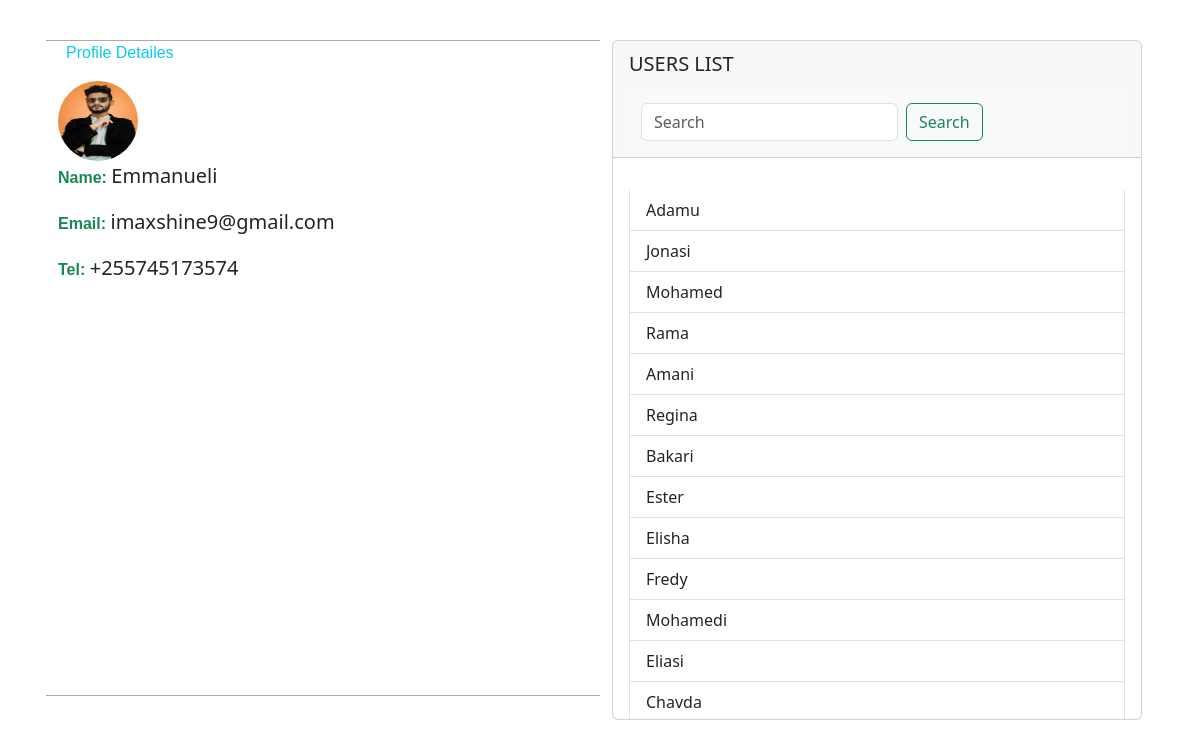
Page /dash.php (signed in) on the committed database.
### tables this page shows
CREATE TABLE `users` (
  `id` int(11) NOT NULL,
  `name` varchar(255) NOT NULL,
  `email` varchar(255) NOT NULL,
  `tel` double NOT NULL,
  `password` varchar(255) NOT NULL
);

### encrypt.php (called while the page is built)
<?php
function Encrypting($data)
{
    $cipher = 'AES-256-CBC';
    $key = 'Max_0089@all';
    $option = 0;
    $secret = sha1($key);
    $iv_encrypty = substr($secret,0,16);
    $encrypted = openssl_encrypt($data, $cipher, $key, $option, $iv_encrypty);
    return $encrypted;
}

### dash.php (the view, shortened to what this page needs)
<?php
    global $conn;
?>
<!DOCTYPE html>
<html lang="en">
<head>
    <link rel="stylesheet" href="styles.css">
    <link href="https://cdn.jsdelivr.net/npm/bootstrap@5.3.3/dist/css/bootstrap.min.css" rel="stylesheet"
>
</head>
<body>
    <div class="container my-4 myprofile">
                <div class="row myrow1 p-3">
                    <div class="col-sm-12 col-md-6 mb-4 detailesContainer">
                         <div>
                            <p class="mx-2 text-info profileTitle">profile detailes</p>
                         </div>
                        <div>
                            <img class="profile" src="profiles/profile.jpg" alt="profile">
                        </div>
                        <div>
                            <p>
                                <strong class="title text-success">Name: </strong>  <span class="lead"> <?php echo  ucfirst($_SESSION['user_name']) ?></span>
                            </p>
                        </div>
                        <div>
                            <p>
                            <strong class="title text-success">Email: </strong>  <span class="lead"> <?php echo   $_SESSION['user_email'] ?></span>
                            </p>
                        </div>
                         <div>
                            <p>
                            <strong class="title text-success">Tel: </strong>  <span class="lead"> <?php echo "+255" .  $_SESSION['user_phone'] ?></span>
                            </p>
                        </div>
                    </div>
                    <div class="col-sm-12 col-md-6">
                         <div class="card">
                            <div class="card-header">
                                <p class="text-uppercase lead">Users list</p>
                                        <nav class="navbar bg-body-tertiary">
                                            <div class="container-fluid">
                                                <form class="d-flex" role="search" action="#" method="post">
                                                <input class="form-control me-2" type="search" name="search" placeholder="Search" aria-label="Search">
                                                <button class="btn btn-outline-success" name="submit" type="submit">Search</button>
                                                </form>
                                            </div>
                                            </nav>
                            </div>
                            <div class="card-body usersBody">
                            <div class="list-group">
                                <?php
                                   $stmt = "SELECT * FROM `users`";
                                   $result = $conn->query($stmt);
                                   while ($row = $result->fetch_assoc()){
                                    ?>
                                    <?php
                                        include_once 'encrypt.php';
                                        $id3 = Encrypting($row['id']);
                                        $id4 = base64_encode($id3);
                                    ?>
                                    <a href="inbox.php?chart=<?php echo $id4; ?>" class="<?php if($_SESSION['user_id'] == $row['id']){echo "Tohide";} ?> list-group-item list-group-item-action"> <?php  $name1 = strtolower($row['name']); echo ucfirst($name1);  ?> </a>
                                    <?php
                                   }
                                   ?>
                                </div>
                            </div>
                         </div>
                    </div>
                </div>
    </div>
</body>
</html>

### styles.css (style rules this page uses)
.profile { width: 80px; height: 80px; border-radius: 40px; cursor: pointer; }
.usersBody { height: 45vh; overflow-y: scroll; }
.title { font-family: Verdana, Geneva, Tahoma, sans-serif; }
.detailesContainer { border-top: 1px solid #aaa; border-bottom: 1px solid #aaa; }
.profileTitle { text-transform: capitalize; font-family: 'Franklin Gothic Medium', 'Arial Narrow', Arial, sans-serif; }

### rows in the picture
users: name "Adamu"
users: name "Jonasi"
users: name "Mohamed"
users: name "Rama"
users: name "Amani"
users: name "Regina"
users: name "Bakari"
users: name "Ester"
users: name "Elisha"
users: name "Fredy"
users: name "Mohamedi"
users: name "Eliasi"
users: name "Chavda"

### other values in the picture
$_SESSION['user_name'] "Emmanueli"
$_SESSION['user_email'] "imaxshine9@gmail.com"
$_SESSION['user_phone'] "745173574"
